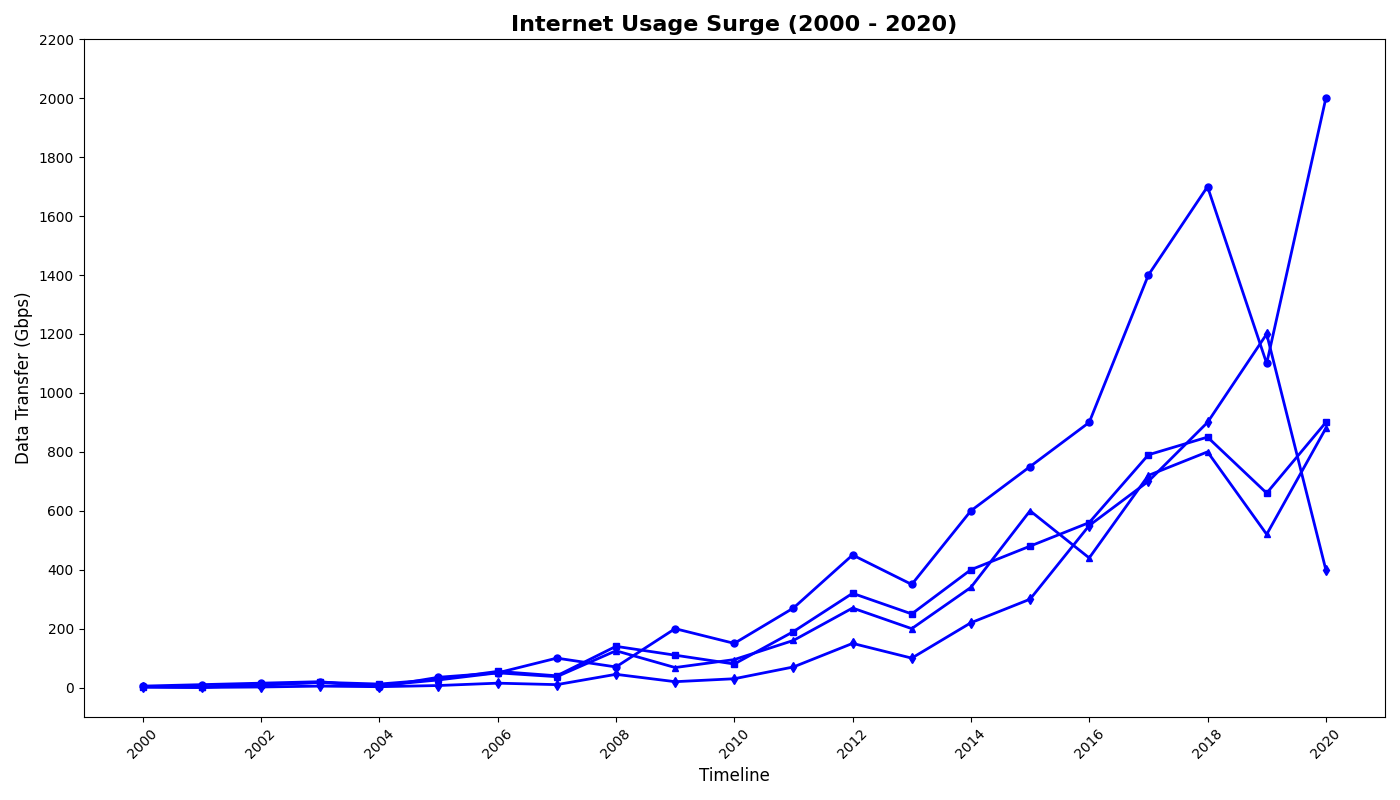

Generate this figure with Python:
import matplotlib.pyplot as plt
import numpy as np

years = np.arange(2000, 2021)
# Randomly adjusted bandwidth values for demonstration
asia_bandwidth = np.array([5, 10, 15, 20, 2, 35, 50, 100, 70, 200, 150, 270, 450, 350, 600, 750, 900, 1400, 1700, 1100, 2000])
europe_bandwidth = np.array([3, 1, 8, 18, 12, 28, 55, 40, 140, 110, 80, 190, 320, 250, 400, 480, 560, 790, 850, 660, 900])
north_america_bandwidth = np.array([4, 1.5, 11, 17, 7, 26, 50, 37, 125, 68, 95, 160, 270, 200, 340, 600, 440, 720, 800, 520, 880])
africa_bandwidth = np.array([1, 0.5, 2, 5, 3, 7, 15, 10, 45, 20, 30, 70, 150, 100, 220, 300, 550, 700, 900, 1200, 400])

plt.figure(figsize=(14, 8))

plt.plot(years, asia_bandwidth, color='blue', linewidth=2, marker='o', markersize=5)
plt.plot(years, europe_bandwidth, color='blue', linewidth=2, marker='s', markersize=5)
plt.plot(years, north_america_bandwidth, color='blue', linewidth=2, marker='^', markersize=5)
plt.plot(years, africa_bandwidth, color='blue', linewidth=2, marker='d', markersize=5)

plt.title('Internet Usage Surge (2000 - 2020)', fontsize=16, fontweight='bold')
plt.xlabel('Timeline', fontsize=12)
plt.ylabel('Data Transfer (Gbps)', fontsize=12)

plt.xticks(np.arange(2000, 2021, 2), rotation=45)
plt.yticks(np.arange(0, 2201, 200))

plt.tight_layout()
plt.show()
